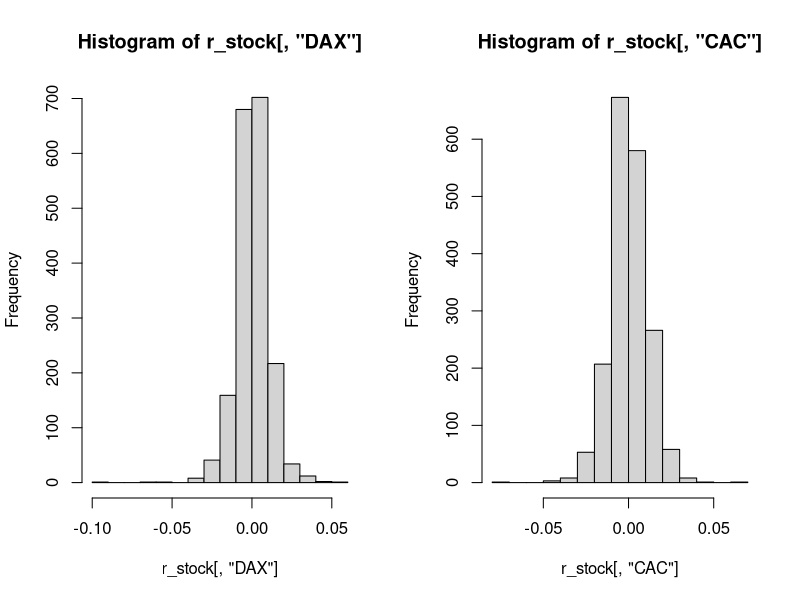

This chart was generated by the following R code:
# ２群の仮説検定

## 対応のない２郡の平均の差
#データ取得
#EuStockMarketsは、欧州の主要株価指数の1991年〜1998年の日次データ
#ドイツDAX、スイスSMI、フランスCAC、英国FTSE

#データ加工
stock <- EuStockMarkets
r_stock <- diff(log(stock))
par(mfrow=c(1,2))
hist(r_stock[,"DAX"])
hist(r_stock[,"CAC"])

#平均・標準偏差確認
apply(r_stock, 2, mean)
apply(r_stock, 2, sd)

#t検定（等分散仮定）
t.test(r_stock[,"DAX"], r_stock[,"CAC"],var.equal = T)

#F検定（等分散の検定）
var.test(r_stock[,"DAX"], r_stock[,"CAC"])

#t検定（ウェルチ・等分散仮定しない）
t.test(r_stock[,"DAX"], r_stock[,"FTSE"],var.equal = F)


## 対応のある２群の平均の検定
#データ取得
data("sleep")
#データ加工
be <- sleep[1:10,]
af <- sleep[11:20,]
data <- af[,1] - be[,1]
matrix(c(be[,1],af[,1],data),10,3)
#t検定
t.test(data)

## 対応のない２郡の比率の差の検定
prop.test(c(120,120),c(4000, 3000))

